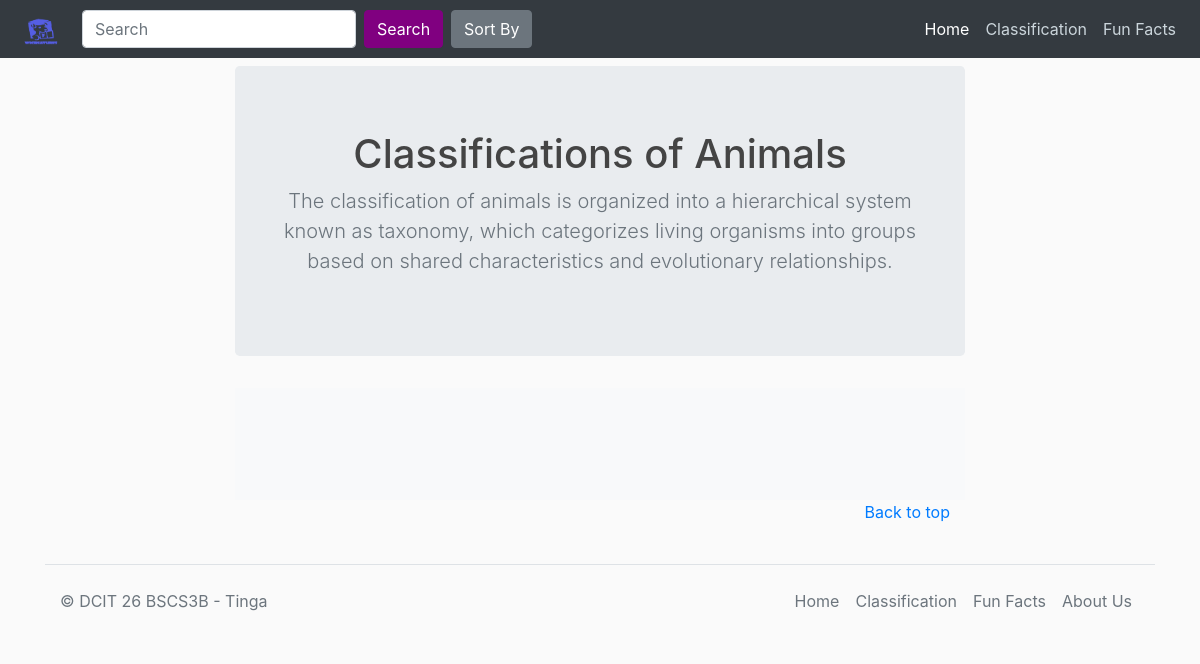
Before: /classification/ with the older database file.
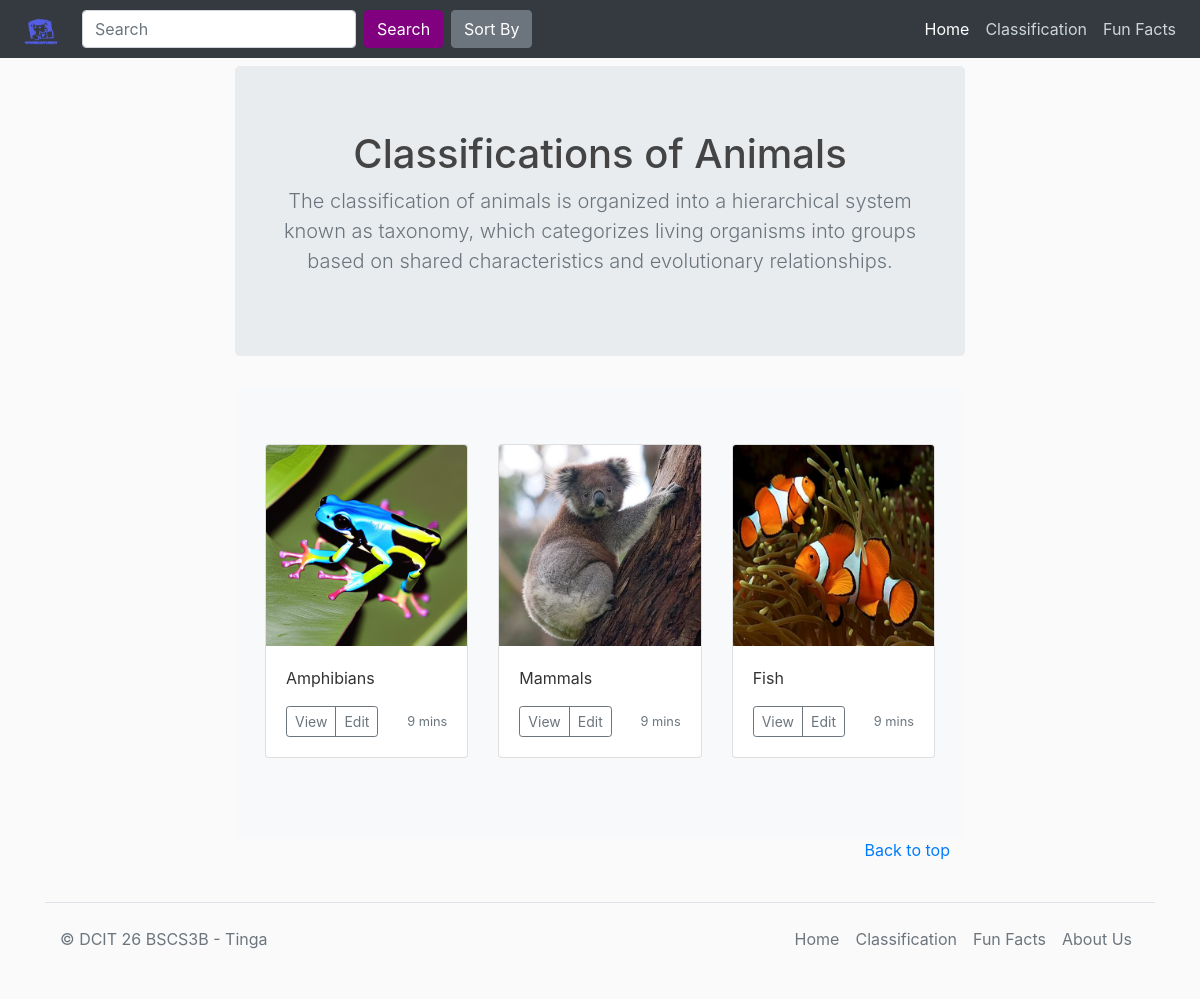
After: the same page with the newer database file.
### blog/models.py (models this page shows, shortened)
class Category(models.Model):
    categories_type = models.CharField(max_length=255)
    categories_description = models.TextField()
    category_image = models.ImageField(upload_to='category_images/%y')

### blog/views.py (the view)
# urls.py: path('classification/', views.classification, name = 'blog-classification'),
def classification(request):
    categories = Category.objects.all()
    return render(request, 'blog/classification.html', {'categories': categories})

### blog/templates/blog/classification.html
{% extends 'blog/base.html' %}
{% block content %}
<main role="main">
  <section class="jumbotron text-center">
    <div class="container">
      <h1 class="jumbotron-heading">Classifications of Animals</h1>
      <p class="lead text-muted">The classification of animals is organized into a hierarchical system known as taxonomy, which categorizes living organisms into groups based on shared characteristics and evolutionary relationships.</p>
    </div>
  </section>
  <div class="album py-2 bg-light">
    <div class="container">
      <div class="album py-5 bg-light">
        <div class="container">
          <div class="row">
            {% for category in categories %}
            <div class="col-md-4">
              <div class="card mb-4 box-shadow">
                <img class="card-img-top" src="{{ category.category_image.url }}" alt="Card image cap">
                <div class="card-body">
                  <p class="card-text">{{ category.categories_type }}</p>
                  <div class="d-flex justify-content-between align-items-center">
                    <div class="btn-group">
                      <button type="button" class="btn btn-sm btn-outline-secondary">View</button>
                      <button type="button" class="btn btn-sm btn-outline-secondary">Edit</button>
                    </div>
                    <small class="text-muted">9 mins</small>
                  </div>
                </div>
              </div>
            </div>
            {% endfor %}
          </div>
        </div>
      </div>
    </div>
  </div>
</main>
<footer class="text-muted">
  <div class="container">
    <p class="float-right">
      <a href="#">Back to top</a>
    </p>
  </div>
</footer>
{% endblock %}

### blog/templates/blog/base.html (shortened to what this page needs)
{% load static %}
<!doctype html>
<html lang="en">
  <head>
    <link rel="stylesheet" href="https://stackpath.bootstrapcdn.com/bootstrap/4.5.2/css/bootstrap.min.css">
    <link rel="stylesheet" href="https://cdn.jsdelivr.net/npm/bootstrap@4.0.0/dist/css/bootstrap.min.css">
    <link rel='stylesheet' href='{% static "blog/style.css" %}'>
  </head>
  <body>
    {% include 'blog/navbar.html' %}
    <main role="main" class="container mt-2">
      <div class="row">
        <div class="col-md-8 mx-auto">
          {% block content %}{% endblock %}
        </div>
      </div>
    </main>
    <div class="container">
      <footer class="d-flex flex-wrap justify-content-between align-items-center py-3 my-4 border-top">
        <p class="col-md-4 mb-0 text-muted">&copy; DCIT 26 BSCS3B - Tinga</p>
        <a href="/" class="col-md-4 d-flex align-items-center justify-content-center mb-3 mb-md-0 me-md-auto link-dark text-decoration-none">
          <svg class="bi me-2" width="40" height="32"><use xlink:href="#bootstrap"/></svg>
        </a>
        <ul class="nav col-md-4 justify-content-end">
          <li class="nav-item"><a href="{% url 'blog:blog-home' %}" class="nav-link px-2 text-muted">Home</a></li>
          <li class="nav-item"><a href="{% url 'blog:blog-classification' %}" class="nav-link px-2 text-muted">Classification</a></li>
          <li class="nav-item"><a href="{% url 'blog:blog-funfacts' %}" class="nav-link px-2 text-muted">Fun Facts</a></li>
          <li class="nav-item"><a href="{% url 'blog:blog-front' %}" class="nav-link px-2 text-muted">About Us</a></li>
        </ul>
      </footer>
    </div>
  </body>
</html>

### blog/templates/blog/navbar.html (shortened to what this page needs)
{% load static %}
<header class="site-header">
  <nav id="navbar_top" class="navbar navbar-expand-lg navbar-dark bg-dark">
    <a class="navbar-brand" href="{% url 'blog:blog-front' %}"> <img src="{% static 'blog/images/purpleWCDog.png'%}" height="30" width="50"></a>
    <div class="collapse navbar-collapse" id="navbarResponsive">
      <form class="form-inline my-2 my-lg-0" action="{% url 'blog:blog-search'%}">
        <input class="form-control mr-sm-2 ml-auto" type="search" placeholder="Search" aria-label="Search" style="color: purple;" name='search_query' value='{{ search_query }}'>
        <button class="btn btn-outline-light my-2 my-sm-0 search mr-auto ml-auto" type="submit">Search</button>
          <button class="btn btn-secondary  mr-auto mx-2" type="button" data-toggle="modal" data-target="#sortModal">
            Sort By
          </button>
      </form>
      <div class="ml-auto d-flex text-center">
        <ul class="navbar-nav ml-auto mr-auto ">
          <li class="nav-item active"><a class="nav-link" href="{% url 'blog:blog-home' %}">Home</a></li>
          <li class="nav-item"><a class="nav-link" href="{% url 'blog:blog-classification' %}">Classification</a></li>
          <li class="nav-item"><a class="nav-link" href="{% url 'blog:blog-funfacts' %}">Fun Facts</a></li>
        </ul>
      </div>
    </div>
  </nav>
</header>

### blog/static/blog/style.css (style rules this page uses)
.search { background-color: purple; border-color: purple; color: white; }
body { background: #fafafa; color: #333333; margin-top: 0; }
h1, h2, h3, h4, h5, h6 { color: #444444; }
ul { margin: 0; }
.site-header .navbar-nav .nav-link { color: #cbd5db; }

Changed rows visible on the page:
added Category: category_image (picture), categories_type "Amphibians"
added Category: category_image (picture), categories_type "Mammals"
added Category: category_image (picture), categories_type "Fish"
